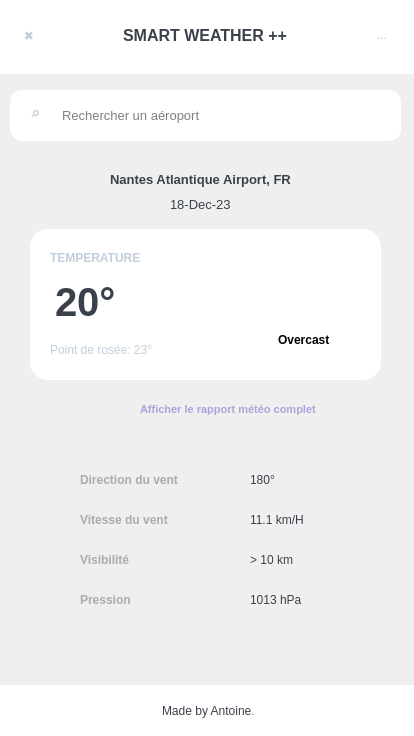
<?xml version="1.0" encoding="UTF-8"?>
<ui version="4.0">
 <class>MainWindow</class>
 <widget class="QMainWindow" name="MainWindow">
  <property name="geometry">
   <rect>
    <x>0</x>
    <y>0</y>
    <width>414</width>
    <height>736</height>
   </rect>
  </property>
  <property name="minimumSize">
   <size>
    <width>414</width>
    <height>736</height>
   </size>
  </property>
  <property name="maximumSize">
   <size>
    <width>414</width>
    <height>736</height>
   </size>
  </property>
  <property name="windowTitle">
   <string>MainWindow</string>
  </property>
  <widget class="QWidget" name="centralwidget">
   <widget class="QWidget" name="widget_header" native="true">
    <property name="geometry">
     <rect>
      <x>0</x>
      <y>0</y>
      <width>414</width>
      <height>74</height>
     </rect>
    </property>
    <property name="styleSheet">
     <string notr="true">background-color: rgb(255, 255, 255);</string>
    </property>
    <widget class="QWidget" name="horizontalLayoutWidget_2">
     <property name="geometry">
      <rect>
       <x>0</x>
       <y>0</y>
       <width>411</width>
       <height>71</height>
      </rect>
     </property>
     <layout class="QHBoxLayout" name="horizontalLayout_2">
      <property name="spacing">
       <number>65</number>
      </property>
      <item>
       <widget class="QPushButton" name="buttonClose">
        <property name="styleSheet">
         <string notr="true">color: rgb(195, 206, 219);
background-color: white;
border-style: inset;
font: 700 12pt &quot;System&quot;;</string>
        </property>
        <property name="text">
         <string>✖</string>
        </property>
        <property name="checkable">
         <bool>false</bool>
        </property>
       </widget>
      </item>
      <item>
       <widget class="QLabel" name="label_2">
        <property name="font">
         <font>
          <family>Arial</family>
          <pointsize>12</pointsize>
          <italic>false</italic>
          <bold>true</bold>
         </font>
        </property>
        <property name="styleSheet">
         <string notr="true">font: 700 12pt &quot;Arial&quot;;
color: rgb(59, 65, 74);</string>
        </property>
        <property name="text">
         <string>SMART WEATHER ++</string>
        </property>
       </widget>
      </item>
      <item>
       <widget class="QPushButton" name="buttonLicence">
        <property name="styleSheet">
         <string notr="true">color: rgb(195, 206, 219);
border-style: inset;
background-color: rgb(255, 255, 255);
font: 700 15pt &quot;System&quot;;</string>
        </property>
        <property name="text">
         <string>...</string>
        </property>
       </widget>
      </item>
     </layout>
    </widget>
   </widget>
   <widget class="QWidget" name="widget_bottom" native="true">
    <property name="geometry">
     <rect>
      <x>0</x>
      <y>685</y>
      <width>414</width>
      <height>51</height>
     </rect>
    </property>
    <property name="styleSheet">
     <string notr="true">background-color: rgb(255, 255, 255);</string>
    </property>
    <widget class="QLabel" name="label_3">
     <property name="enabled">
      <bool>true</bool>
     </property>
     <property name="geometry">
      <rect>
       <x>162</x>
       <y>10</y>
       <width>91</width>
       <height>31</height>
      </rect>
     </property>
     <property name="sizePolicy">
      <sizepolicy hsizetype="Preferred" vsizetype="Preferred">
       <horstretch>0</horstretch>
       <verstretch>0</verstretch>
      </sizepolicy>
     </property>
     <property name="layoutDirection">
      <enum>Qt::LeftToRight</enum>
     </property>
     <property name="autoFillBackground">
      <bool>false</bool>
     </property>
     <property name="styleSheet">
      <string notr="true">font: 9pt &quot;Arial&quot;;
color: rgb(59, 65, 74);</string>
     </property>
     <property name="text">
      <string>Made by Antoine.</string>
     </property>
    </widget>
   </widget>
   <widget class="QWidget" name="widget_search_bar" native="true">
    <property name="geometry">
     <rect>
      <x>10</x>
      <y>90</y>
      <width>391</width>
      <height>51</height>
     </rect>
    </property>
    <property name="font">
     <font>
      <family>Arial</family>
      <pointsize>20</pointsize>
     </font>
    </property>
    <property name="styleSheet">
     <string notr="true">background-color: rgb(255, 255, 255);
border-radius: 12px;</string>
    </property>
    <widget class="QLineEdit" name="searchAirport">
     <property name="geometry">
      <rect>
       <x>50</x>
       <y>0</y>
       <width>311</width>
       <height>51</height>
      </rect>
     </property>
     <property name="font">
      <font>
       <family>Arial</family>
       <pointsize>10</pointsize>
       <bold>false</bold>
      </font>
     </property>
     <property name="styleSheet">
      <string notr="true">border: none;</string>
     </property>
     <property name="placeholderText">
      <string>Rechercher un aéroport</string>
     </property>
    </widget>
    <widget class="QPushButton" name="buttonSearch">
     <property name="geometry">
      <rect>
       <x>10</x>
       <y>8</y>
       <width>31</width>
       <height>31</height>
      </rect>
     </property>
     <property name="font">
      <font>
       <family>Segoe UI</family>
       <pointsize>13</pointsize>
       <bold>true</bold>
      </font>
     </property>
     <property name="styleSheet">
      <string notr="true">color: rgb(195, 206, 219);
background-color: white;
border-style: inset;</string>
     </property>
     <property name="text">
      <string>⌕</string>
     </property>
    </widget>
   </widget>
   <widget class="QWidget" name="widget_infos" native="true">
    <property name="geometry">
     <rect>
      <x>0</x>
      <y>149</y>
      <width>414</width>
      <height>531</height>
     </rect>
    </property>
    <widget class="QLabel" name="nameAirport">
     <property name="geometry">
      <rect>
       <x>110</x>
       <y>15</y>
       <width>201</width>
       <height>31</height>
      </rect>
     </property>
     <property name="font">
      <font>
       <family>Arial</family>
       <pointsize>10</pointsize>
       <italic>false</italic>
       <bold>true</bold>
      </font>
     </property>
     <property name="styleSheet">
      <string notr="true">font: 700 10pt &quot;Arial&quot;;
color: rgb(59, 65, 74);</string>
     </property>
     <property name="text">
      <string>Nantes Atlantique Airport, FR</string>
     </property>
    </widget>
    <widget class="QLabel" name="date">
     <property name="geometry">
      <rect>
       <x>170</x>
       <y>40</y>
       <width>61</width>
       <height>31</height>
      </rect>
     </property>
     <property name="sizePolicy">
      <sizepolicy hsizetype="Preferred" vsizetype="Preferred">
       <horstretch>0</horstretch>
       <verstretch>0</verstretch>
      </sizepolicy>
     </property>
     <property name="font">
      <font>
       <family>Arial</family>
       <pointsize>10</pointsize>
       <italic>false</italic>
       <fontweight>Medium</fontweight>
      </font>
     </property>
     <property name="styleSheet">
      <string notr="true">font: 500 10pt &quot;Arial&quot;;
color: rgb(59, 65, 74);</string>
     </property>
     <property name="text">
      <string>18-Dec-23</string>
     </property>
    </widget>
    <widget class="QWidget" name="widget_meteo" native="true">
     <property name="geometry">
      <rect>
       <x>30</x>
       <y>80</y>
       <width>351</width>
       <height>151</height>
      </rect>
     </property>
     <property name="styleSheet">
      <string notr="true">background-color: rgb(255, 255, 255);
border-radius: 18px;</string>
     </property>
     <widget class="QLabel" name="label_4">
      <property name="enabled">
       <bool>true</bool>
      </property>
      <property name="geometry">
       <rect>
        <x>20</x>
        <y>18</y>
        <width>91</width>
        <height>21</height>
       </rect>
      </property>
      <property name="sizePolicy">
       <sizepolicy hsizetype="Preferred" vsizetype="Preferred">
        <horstretch>0</horstretch>
        <verstretch>0</verstretch>
       </sizepolicy>
      </property>
      <property name="font">
       <font>
        <family>Arial</family>
        <pointsize>9</pointsize>
        <italic>false</italic>
        <bold>true</bold>
       </font>
      </property>
      <property name="layoutDirection">
       <enum>Qt::LeftToRight</enum>
      </property>
      <property name="autoFillBackground">
       <bool>false</bool>
      </property>
      <property name="styleSheet">
       <string notr="true">font: 700 9pt &quot;Arial&quot;;
color: rgb(195, 206, 219);
</string>
      </property>
      <property name="text">
       <string>TEMPERATURE</string>
      </property>
     </widget>
     <widget class="QLabel" name="temperature">
      <property name="geometry">
       <rect>
        <x>25</x>
        <y>38</y>
        <width>61</width>
        <height>69</height>
       </rect>
      </property>
      <property name="font">
       <font>
        <family>Arial</family>
        <pointsize>30</pointsize>
        <italic>false</italic>
        <bold>true</bold>
       </font>
      </property>
      <property name="styleSheet">
       <string notr="true">font: 700 30pt &quot;Arial&quot;;
color: rgb(59, 65, 74);</string>
      </property>
      <property name="text">
       <string>20°</string>
      </property>
     </widget>
     <widget class="QLabel" name="drew_point">
      <property name="enabled">
       <bool>true</bool>
      </property>
      <property name="geometry">
       <rect>
        <x>20</x>
        <y>110</y>
        <width>121</width>
        <height>21</height>
       </rect>
      </property>
      <property name="sizePolicy">
       <sizepolicy hsizetype="Preferred" vsizetype="Preferred">
        <horstretch>0</horstretch>
        <verstretch>0</verstretch>
       </sizepolicy>
      </property>
      <property name="font">
       <font>
        <family>Arial</family>
        <pointsize>9</pointsize>
        <italic>false</italic>
        <fontweight>Medium</fontweight>
       </font>
      </property>
      <property name="layoutDirection">
       <enum>Qt::LeftToRight</enum>
      </property>
      <property name="autoFillBackground">
       <bool>false</bool>
      </property>
      <property name="styleSheet">
       <string notr="true">font: 500 9pt &quot;Arial&quot;;
color: rgb(195, 206, 219);
</string>
      </property>
      <property name="text">
       <string>Point de rosée: 23°</string>
      </property>
     </widget>
     <widget class="QLabel" name="cloud">
      <property name="enabled">
       <bool>true</bool>
      </property>
      <property name="geometry">
       <rect>
        <x>248</x>
        <y>100</y>
        <width>61</width>
        <height>21</height>
       </rect>
      </property>
      <property name="sizePolicy">
       <sizepolicy hsizetype="Preferred" vsizetype="Preferred">
        <horstretch>0</horstretch>
        <verstretch>0</verstretch>
       </sizepolicy>
      </property>
      <property name="font">
       <font>
        <family>Arial</family>
        <pointsize>9</pointsize>
        <italic>false</italic>
        <bold>true</bold>
       </font>
      </property>
      <property name="layoutDirection">
       <enum>Qt::LeftToRight</enum>
      </property>
      <property name="autoFillBackground">
       <bool>false</bool>
      </property>
      <property name="styleSheet">
       <string notr="true">font: 700 9pt &quot;Arial&quot;;
color: rgb(0, 0, 0);</string>
      </property>
      <property name="text">
       <string>Overcast</string>
      </property>
     </widget>
     <widget class="QLabel" name="cloudImage">
      <property name="enabled">
       <bool>true</bool>
      </property>
      <property name="geometry">
       <rect>
        <x>230</x>
        <y>20</y>
        <width>81</width>
        <height>71</height>
       </rect>
      </property>
      <property name="sizePolicy">
       <sizepolicy hsizetype="Preferred" vsizetype="Preferred">
        <horstretch>0</horstretch>
        <verstretch>0</verstretch>
       </sizepolicy>
      </property>
      <property name="font">
       <font>
        <family>Arial</family>
        <pointsize>9</pointsize>
        <italic>false</italic>
        <bold>true</bold>
       </font>
      </property>
      <property name="layoutDirection">
       <enum>Qt::LeftToRight</enum>
      </property>
      <property name="autoFillBackground">
       <bool>false</bool>
      </property>
      <property name="styleSheet">
       <string notr="true">font: 700 9pt &quot;Arial&quot;;
color: rgb(0, 0, 0);</string>
      </property>
      <property name="text">
       <string/>
      </property>
     </widget>
    </widget>
    <widget class="QLabel" name="link_to_full_report">
     <property name="enabled">
      <bool>true</bool>
     </property>
     <property name="geometry">
      <rect>
       <x>140</x>
       <y>250</y>
       <width>201</width>
       <height>21</height>
      </rect>
     </property>
     <property name="sizePolicy">
      <sizepolicy hsizetype="Preferred" vsizetype="Preferred">
       <horstretch>0</horstretch>
       <verstretch>0</verstretch>
      </sizepolicy>
     </property>
     <property name="font">
      <font>
       <family>Arial</family>
       <pointsize>8</pointsize>
       <italic>false</italic>
       <bold>true</bold>
      </font>
     </property>
     <property name="layoutDirection">
      <enum>Qt::LeftToRight</enum>
     </property>
     <property name="autoFillBackground">
      <bool>false</bool>
     </property>
     <property name="styleSheet">
      <string notr="true">font: 700 8pt &quot;Arial&quot;;
color: rgb(176, 161, 220);
</string>
     </property>
     <property name="text">
      <string>Afficher le rapport météo complet</string>
     </property>
    </widget>
    <widget class="QLabel" name="label_6">
     <property name="enabled">
      <bool>true</bool>
     </property>
     <property name="geometry">
      <rect>
       <x>80</x>
       <y>320</y>
       <width>141</width>
       <height>21</height>
      </rect>
     </property>
     <property name="sizePolicy">
      <sizepolicy hsizetype="Preferred" vsizetype="Preferred">
       <horstretch>0</horstretch>
       <verstretch>0</verstretch>
      </sizepolicy>
     </property>
     <property name="font">
      <font>
       <family>Arial</family>
       <pointsize>9</pointsize>
       <italic>false</italic>
       <bold>true</bold>
      </font>
     </property>
     <property name="layoutDirection">
      <enum>Qt::LeftToRight</enum>
     </property>
     <property name="autoFillBackground">
      <bool>false</bool>
     </property>
     <property name="styleSheet">
      <string notr="true">font: 700 9pt &quot;Arial&quot;;
color: rgb(171, 171, 171);
</string>
     </property>
     <property name="text">
      <string>Direction du vent</string>
     </property>
    </widget>
    <widget class="QLabel" name="label_7">
     <property name="enabled">
      <bool>true</bool>
     </property>
     <property name="geometry">
      <rect>
       <x>80</x>
       <y>360</y>
       <width>141</width>
       <height>21</height>
      </rect>
     </property>
     <property name="sizePolicy">
      <sizepolicy hsizetype="Preferred" vsizetype="Preferred">
       <horstretch>0</horstretch>
       <verstretch>0</verstretch>
      </sizepolicy>
     </property>
     <property name="font">
      <font>
       <family>Arial</family>
       <pointsize>9</pointsize>
       <italic>false</italic>
       <bold>true</bold>
      </font>
     </property>
     <property name="layoutDirection">
      <enum>Qt::LeftToRight</enum>
     </property>
     <property name="autoFillBackground">
      <bool>false</bool>
     </property>
     <property name="styleSheet">
      <string notr="true">font: 700 9pt &quot;Arial&quot;;
color: rgb(171, 171, 171);
</string>
     </property>
     <property name="text">
      <string>Vitesse du vent</string>
     </property>
    </widget>
    <widget class="QLabel" name="label_8">
     <property name="enabled">
      <bool>true</bool>
     </property>
     <property name="geometry">
      <rect>
       <x>80</x>
       <y>400</y>
       <width>141</width>
       <height>21</height>
      </rect>
     </property>
     <property name="sizePolicy">
      <sizepolicy hsizetype="Preferred" vsizetype="Preferred">
       <horstretch>0</horstretch>
       <verstretch>0</verstretch>
      </sizepolicy>
     </property>
     <property name="font">
      <font>
       <family>Arial</family>
       <pointsize>9</pointsize>
       <italic>false</italic>
       <bold>true</bold>
      </font>
     </property>
     <property name="layoutDirection">
      <enum>Qt::LeftToRight</enum>
     </property>
     <property name="autoFillBackground">
      <bool>false</bool>
     </property>
     <property name="styleSheet">
      <string notr="true">font: 700 9pt &quot;Arial&quot;;
color: rgb(171, 171, 171);
</string>
     </property>
     <property name="text">
      <string>Visibilité</string>
     </property>
    </widget>
    <widget class="QLabel" name="label_9">
     <property name="enabled">
      <bool>true</bool>
     </property>
     <property name="geometry">
      <rect>
       <x>80</x>
       <y>440</y>
       <width>141</width>
       <height>21</height>
      </rect>
     </property>
     <property name="sizePolicy">
      <sizepolicy hsizetype="Preferred" vsizetype="Preferred">
       <horstretch>0</horstretch>
       <verstretch>0</verstretch>
      </sizepolicy>
     </property>
     <property name="font">
      <font>
       <family>Arial</family>
       <pointsize>9</pointsize>
       <italic>false</italic>
       <bold>true</bold>
      </font>
     </property>
     <property name="layoutDirection">
      <enum>Qt::LeftToRight</enum>
     </property>
     <property name="autoFillBackground">
      <bool>false</bool>
     </property>
     <property name="styleSheet">
      <string notr="true">font: 700 9pt &quot;Arial&quot;;
color: rgb(171, 171, 171);
</string>
     </property>
     <property name="text">
      <string>Pression</string>
     </property>
    </widget>
    <widget class="QLabel" name="windDir">
     <property name="enabled">
      <bool>true</bool>
     </property>
     <property name="geometry">
      <rect>
       <x>250</x>
       <y>320</y>
       <width>41</width>
       <height>21</height>
      </rect>
     </property>
     <property name="sizePolicy">
      <sizepolicy hsizetype="Preferred" vsizetype="Preferred">
       <horstretch>0</horstretch>
       <verstretch>0</verstretch>
      </sizepolicy>
     </property>
     <property name="font">
      <font>
       <family>Arial</family>
       <pointsize>9</pointsize>
       <italic>false</italic>
       <fontweight></fontweight>
      </font>
     </property>
     <property name="layoutDirection">
      <enum>Qt::LeftToRight</enum>
     </property>
     <property name="autoFillBackground">
      <bool>false</bool>
     </property>
     <property name="styleSheet">
      <string notr="true">font: 1200 9pt &quot;Arial&quot;;
color: rgb(59, 65, 74);
</string>
     </property>
     <property name="text">
      <string>180°</string>
     </property>
    </widget>
    <widget class="QLabel" name="windSpeed">
     <property name="enabled">
      <bool>true</bool>
     </property>
     <property name="geometry">
      <rect>
       <x>250</x>
       <y>360</y>
       <width>121</width>
       <height>21</height>
      </rect>
     </property>
     <property name="sizePolicy">
      <sizepolicy hsizetype="Preferred" vsizetype="Preferred">
       <horstretch>0</horstretch>
       <verstretch>0</verstretch>
      </sizepolicy>
     </property>
     <property name="font">
      <font>
       <family>Arial</family>
       <pointsize>9</pointsize>
       <italic>false</italic>
       <fontweight></fontweight>
      </font>
     </property>
     <property name="layoutDirection">
      <enum>Qt::LeftToRight</enum>
     </property>
     <property name="autoFillBackground">
      <bool>false</bool>
     </property>
     <property name="styleSheet">
      <string notr="true">font: 1200 9pt &quot;Arial&quot;;
color: rgb(59, 65, 74);
</string>
     </property>
     <property name="text">
      <string>11.1 km/H</string>
     </property>
    </widget>
    <widget class="QLabel" name="visibility">
     <property name="enabled">
      <bool>true</bool>
     </property>
     <property name="geometry">
      <rect>
       <x>250</x>
       <y>400</y>
       <width>121</width>
       <height>21</height>
      </rect>
     </property>
     <property name="sizePolicy">
      <sizepolicy hsizetype="Preferred" vsizetype="Preferred">
       <horstretch>0</horstretch>
       <verstretch>0</verstretch>
      </sizepolicy>
     </property>
     <property name="font">
      <font>
       <family>Arial</family>
       <pointsize>9</pointsize>
       <italic>false</italic>
       <fontweight></fontweight>
      </font>
     </property>
     <property name="layoutDirection">
      <enum>Qt::LeftToRight</enum>
     </property>
     <property name="autoFillBackground">
      <bool>false</bool>
     </property>
     <property name="styleSheet">
      <string notr="true">font: 1200 9pt &quot;Arial&quot;;
color: rgb(59, 65, 74);
</string>
     </property>
     <property name="text">
      <string>&gt; 10 km</string>
     </property>
    </widget>
    <widget class="QLabel" name="pressure">
     <property name="enabled">
      <bool>true</bool>
     </property>
     <property name="geometry">
      <rect>
       <x>250</x>
       <y>440</y>
       <width>121</width>
       <height>21</height>
      </rect>
     </property>
     <property name="sizePolicy">
      <sizepolicy hsizetype="Preferred" vsizetype="Preferred">
       <horstretch>0</horstretch>
       <verstretch>0</verstretch>
      </sizepolicy>
     </property>
     <property name="font">
      <font>
       <family>Arial</family>
       <pointsize>9</pointsize>
       <italic>false</italic>
       <fontweight></fontweight>
      </font>
     </property>
     <property name="layoutDirection">
      <enum>Qt::LeftToRight</enum>
     </property>
     <property name="autoFillBackground">
      <bool>false</bool>
     </property>
     <property name="styleSheet">
      <string notr="true">font: 1200 9pt &quot;Arial&quot;;
color: rgb(59, 65, 74);
</string>
     </property>
     <property name="text">
      <string>1013 hPa</string>
     </property>
    </widget>
   </widget>
  </widget>
 </widget>
 <resources/>
 <connections/>
</ui>
